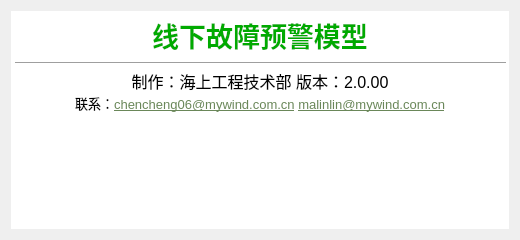
<?xml version="1.0" encoding="UTF-8"?>
<ui version="4.0">
 <class>Dialog</class>
 <widget class="QDialog" name="Dialog">
  <property name="geometry">
   <rect>
    <x>0</x>
    <y>0</y>
    <width>520</width>
    <height>240</height>
   </rect>
  </property>
  <property name="minimumSize">
   <size>
    <width>520</width>
    <height>240</height>
   </size>
  </property>
  <property name="maximumSize">
   <size>
    <width>520</width>
    <height>240</height>
   </size>
  </property>
  <property name="windowTitle">
   <string>关于</string>
  </property>
  <property name="windowIcon">
   <iconset resource="../icon/launch.qrc">
    <normaloff>:/帮助/关于.png</normaloff>:/帮助/关于.png</iconset>
  </property>
  <layout class="QVBoxLayout" name="verticalLayout">
   <item>
    <widget class="QTextBrowser" name="textBrowser">
     <property name="frameShape">
      <enum>QFrame::NoFrame</enum>
     </property>
     <property name="frameShadow">
      <enum>QFrame::Raised</enum>
     </property>
     <property name="lineWidth">
      <number>0</number>
     </property>
     <property name="html">
      <string>&lt;!DOCTYPE HTML PUBLIC &quot;-//W3C//DTD HTML 4.0//EN&quot; &quot;http://www.w3.org/TR/REC-html40/strict.dtd&quot;&gt;
&lt;html&gt;&lt;head&gt;&lt;meta name=&quot;qrichtext&quot; content=&quot;1&quot; /&gt;&lt;style type=&quot;text/css&quot;&gt;
p, li { white-space: pre-wrap; }
&lt;/style&gt;&lt;/head&gt;&lt;body style=&quot; font-family:'SimSun'; font-size:9pt; font-weight:400; font-style:normal;&quot;&gt;
&lt;p align=&quot;center&quot; style=&quot; margin-top:0px; margin-bottom:0px; margin-left:0px; margin-right:0px; -qt-block-indent:0; text-indent:0px;&quot;&gt;&lt;span style=&quot; font-size:20pt; font-weight:600; color:#00aa00;&quot;&gt;线下故障预警模型&lt;/span&gt;&lt;/p&gt;
&lt;hr /&gt;
&lt;p align=&quot;center&quot; style=&quot; margin-top:0px; margin-bottom:0px; margin-left:0px; margin-right:0px; -qt-block-indent:0; text-indent:0px;&quot;&gt;&lt;span style=&quot; font-size:12pt;&quot;&gt;制作：海上工程技术部 版本：2.0.00&lt;/span&gt;&lt;/p&gt;
&lt;p align=&quot;center&quot; style=&quot; margin-top:0px; margin-bottom:0px; margin-left:0px; margin-right:0px; -qt-block-indent:0; text-indent:0px;&quot;&gt;&lt;span style=&quot; font-size:10pt;&quot;&gt;联系：&lt;/span&gt;&lt;span style=&quot; font-family:'JetBrains Mono','monospace'; font-size:10pt; text-decoration: underline; color:#6a8759;&quot;&gt;chencheng06@mywind.com.cn&lt;/span&gt;&lt;span style=&quot; font-family:'JetBrains Mono','monospace'; font-size:10pt; color:#6a8759;&quot;&gt; &lt;/span&gt;&lt;span style=&quot; font-family:'JetBrains Mono','monospace'; font-size:10pt; text-decoration: underline; color:#6a8759;&quot;&gt;malinlin@mywind.com.cn&lt;/span&gt;&lt;/p&gt;
&lt;p align=&quot;center&quot; style=&quot;-qt-paragraph-type:empty; margin-top:0px; margin-bottom:0px; margin-left:0px; margin-right:0px; -qt-block-indent:0; text-indent:0px; font-family:'JetBrains Mono','monospace'; font-size:10pt; text-decoration: underline; color:#6a8759;&quot;&gt;&lt;br /&gt;&lt;/p&gt;
&lt;p align=&quot;center&quot; dir='rtl' style=&quot; margin-top:0px; margin-bottom:0px; margin-left:0px; margin-right:0px; -qt-block-indent:0; text-indent:0px;&quot;&gt;&lt;img src=&quot;:/帮助/关于图标.png&quot; /&gt;&lt;/p&gt;&lt;/body&gt;&lt;/html&gt;</string>
     </property>
    </widget>
   </item>
  </layout>
 </widget>
 <resources>
  <include location="../icon/launch.qrc"/>
 </resources>
 <connections/>
</ui>
